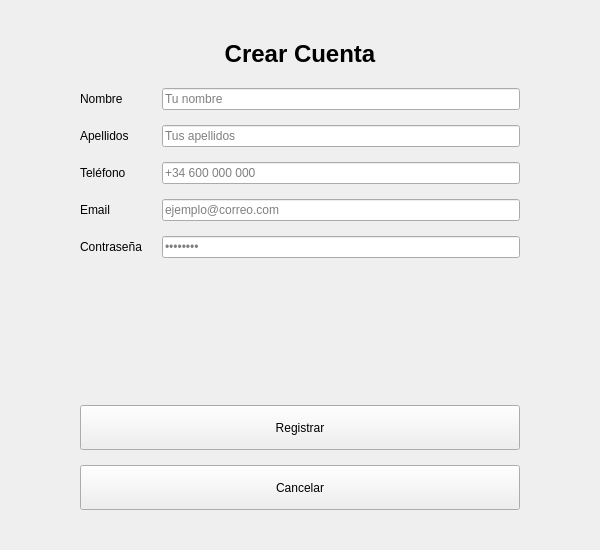
<?xml version="1.0" encoding="UTF-8"?>
<ui version="4.0">
 <class>RegistroForm</class>
 <widget class="QWidget" name="RegistroForm">
  <property name="geometry">
   <rect>
    <x>0</x>
    <y>0</y>
    <width>600</width>
    <height>550</height>
   </rect>
  </property>
  <property name="windowTitle">
   <string>Registro de Usuario</string>
  </property>
  <layout class="QVBoxLayout" name="verticalLayout">
   <property name="spacing">
    <number>20</number>
   </property>
   <property name="leftMargin">
    <number>80</number>
   </property>
   <property name="topMargin">
    <number>40</number>
   </property>
   <property name="rightMargin">
    <number>80</number>
   </property>
   <property name="bottomMargin">
    <number>40</number>
   </property>
   <item>
    <widget class="QLabel" name="label_titulo">
     <property name="font">
      <font>
       <family>Segoe UI</family>
       <pointsize>18</pointsize>
       <weight>75</weight>
       <bold>true</bold>
      </font>
     </property>
     <property name="text">
      <string>Crear Cuenta</string>
     </property>
     <property name="alignment">
      <set>Qt::AlignCenter</set>
     </property>
    </widget>
   </item>
   <item>
    <layout class="QFormLayout" name="formLayout">
     <property name="horizontalSpacing">
      <number>20</number>
     </property>
     <property name="verticalSpacing">
      <number>15</number>
     </property>
     <item row="0" column="0">
      <widget class="QLabel" name="label_nombre">
       <property name="text">
        <string>Nombre</string>
       </property>
      </widget>
     </item>
     <item row="0" column="1">
      <widget class="QLineEdit" name="input_nombre">
       <property name="placeholderText">
        <string>Tu nombre</string>
       </property>
      </widget>
     </item>
     <item row="1" column="0">
      <widget class="QLabel" name="label_apellidos">
       <property name="text">
        <string>Apellidos</string>
       </property>
      </widget>
     </item>
     <item row="1" column="1">
      <widget class="QLineEdit" name="input_apellidos">
       <property name="placeholderText">
        <string>Tus apellidos</string>
       </property>
      </widget>
     </item>
     <item row="2" column="0">
      <widget class="QLabel" name="label_telefono">
       <property name="text">
        <string>Teléfono</string>
       </property>
      </widget>
     </item>
     <item row="2" column="1">
      <widget class="QLineEdit" name="input_telefono">
       <property name="placeholderText">
        <string>+34 600 000 000</string>
       </property>
      </widget>
     </item>
     <item row="3" column="0">
      <widget class="QLabel" name="label_email">
       <property name="text">
        <string>Email</string>
       </property>
      </widget>
     </item>
     <item row="3" column="1">
      <widget class="QLineEdit" name="input_email">
       <property name="placeholderText">
        <string>ejemplo@correo.com</string>
       </property>
      </widget>
     </item>
     <item row="4" column="0">
      <widget class="QLabel" name="label_pass">
       <property name="text">
        <string>Contraseña</string>
       </property>
      </widget>
     </item>
     <item row="4" column="1">
      <widget class="QLineEdit" name="input_password">
       <property name="echoMode">
        <enum>QLineEdit::Password</enum>
       </property>
       <property name="placeholderText">
        <string>••••••••</string>
       </property>
      </widget>
     </item>
    </layout>
   </item>
   <item>
    <spacer name="verticalSpacer">
     <property name="orientation">
      <enum>Qt::Vertical</enum>
     </property>
     <property name="sizeHint" stdset="0">
      <size>
       <width>20</width>
       <height>20</height>
      </size>
     </property>
    </spacer>
   </item>
   <item>
    <layout class="QVBoxLayout" name="verticalLayout_buttons">
     <property name="spacing">
      <number>15</number>
     </property>
     <item>
      <widget class="QPushButton" name="btn_registrar">
       <property name="minimumSize">
        <size>
         <width>0</width>
         <height>45</height>
        </size>
       </property>
       <property name="cursor">
        <cursorShape>PointingHandCursor</cursorShape>
       </property>
       <property name="text">
        <string>Registrar</string>
       </property>
      </widget>
     </item>
     <item>
      <widget class="QPushButton" name="btn_cancelar">
       <property name="minimumSize">
        <size>
         <width>0</width>
         <height>45</height>
        </size>
       </property>
       <property name="cursor">
        <cursorShape>PointingHandCursor</cursorShape>
       </property>
       <property name="text">
        <string>Cancelar</string>
       </property>
      </widget>
     </item>
    </layout>
   </item>
  </layout>
 </widget>
 <resources/>
 <connections/>
</ui>
